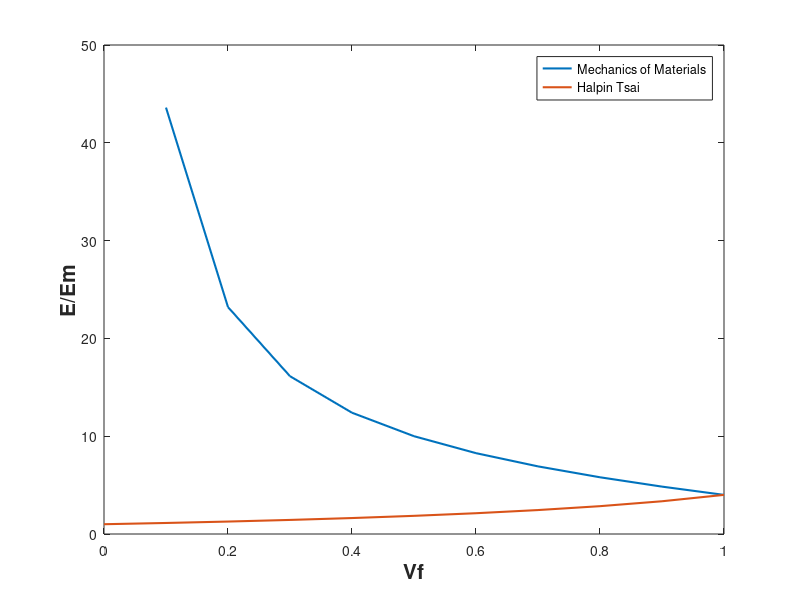

This figure's MATLAB source:


vf=0:0.1:1;

vm=1-vf;

E2f=12;

Em=3;

z=1;

num=0.3;

%%%%%MECHANICS OF MATERIAL APPROACH%%%

E2M=(E2f.*Em)./(vf.*Em)+((1-vf).*E2f);

y1=E2M./Em;

%%%%%Halpin Tsai Approach%%%%%%

e=((E2f./Em)-1)./((E2f./Em)+z);

E2H=((1+(z.*e.*vf))*Em)./(1-(e.*vf));

y2=E2H./Em;

plot(vf,y1,'linewidth',1.5)

hold on;

plot(vf,y2,'linewidth',1.5)

legend('Mechanics of Materials','Halpin Tsai')

xlabel ('Vf','fontweight','bold', 'fontsize', 15)

ylabel ('E/Em','fontweight','bold', 'fontsize', 15)